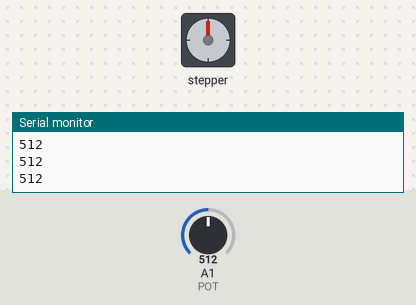
A sketch run on a simulated Arduino Uno, built with avr-gcc and run on an emulated ATmega328P. Shown: stepper motor, the last lines printed to the serial monitor. Wiring (inferred from the names in the program): stepper motor driver (200 steps per turn assumed): step pin 2; direction pin 3. The inputs (shaded band) are chosen by the test bench; at power-on: A1 (POT) = 512.

Above: at 1.2 s.
1.3 s: A1 (POT) set to 716
At 1.65 s:
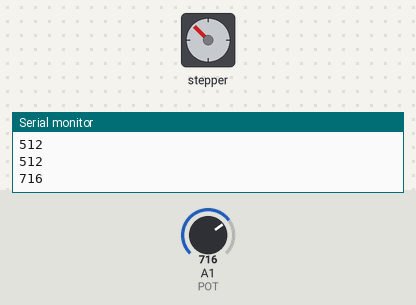
At 2.0 s:
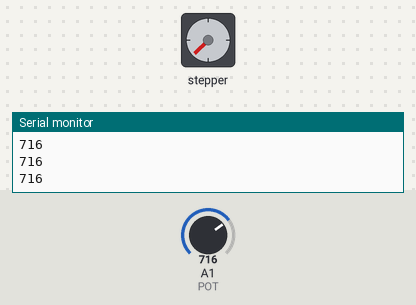
4.3 s: A1 (POT) set to 900
At 4.77 s:
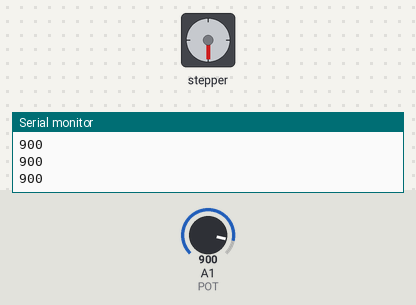
7.3 s: A1 (POT) set to 1010
At 7.52 s:
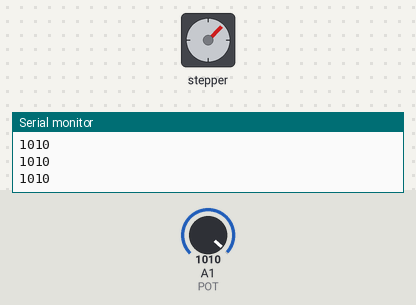
10.3 s: A1 (POT) set to 1023
13.3 s: A1 (POT) set to 990
16.3 s: A1 (POT) set to 122
Timing chart, 0 to 66.8 s (numbered marks = the images above; inputs shaded):
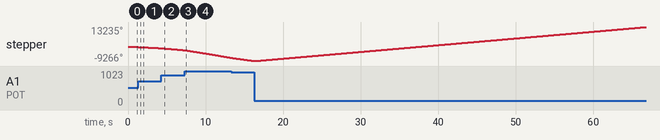

Measured:
- after the input at 1.3 s, stepper: keeps turning counter-clockwise at about 254°/s, starting at once

The sketch:

TMC2209Test1.ino
```cpp
#define DIR 3
#define STEP 2
#define POT A1

//#define is used to set pins.
//DIR on the driver controlls direction
//STEP on the driver is what is used to drive the motor

//We can use MS1 and MS2 (look at the pinout for TMC2209) to set micro steps.
//in this case, i have not defined it, but i can do #define MS1 and MS2
//not setting MS1 and MS2 makes it so that 1600 steps are a full rotation of the motor.

//MS1 = LOW, MS2 = LOW = 8 microsteps
//MS1 = HIGH, MS2 = LOW = 32 microsteps
//MS1 = LOW, MS2 = HIGH = 64 microsteps
//MS1 = HIGH, MS2 = HIGH = 16 microsteps (yes, 16. i thought it would be 128 as well. its weird.)

//Again, we do not define MS1 and MS2, so we dont set it to any voltage. therefore, they are both LOW, so we are at 8 microsteps.

// how microsteps work, first you need to know that on a regular stepper, 200 steps is a revolution
// if microsteps is 8, then we multiply each step into 8 little steps. hence, now it is 1600 steps.

void setup() {
  // of course, DIR and STEP are set to output, because we are sending a signal to the stepper driver.
  pinMode(DIR, OUTPUT);
  pinMode(STEP, OUTPUT);

//We set DIR to LOW, but it can be set to high to change direction.
//it does not have to be set here, but in this case i did it just for testing.
  digitalWrite(DIR, LOW);
  Serial.begin(9600);
}


//A step happens when STEP is sent a HIGH signal, followed by a LOW signal. this rotates the motor a small amount.
//A delay is put between the HIGH and LOW to control speed. lower delay = faster, longer delay = slower

void step(int speed, int steps){
  for(int i = 0; i < steps; i++){
    digitalWrite(STEP, HIGH);
    delayMicroseconds(speed);
    digitalWrite(STEP, LOW);
    delayMicroseconds(speed);
  }
}

void turnPlanetary(int turns, int speed){
  step(speed, (1600 * 4.5) * turns);
}

void potvaluedrive() {
    int value = analogRead(POT);
    int minSpeed = 1000;     // Fastest (microseconds)
    int maxSpeed = 5000;   // Slowest (microseconds)
    int deadzone = 25;     // Half-width of deadzone around center
    int center = 512;

    if (value < center - deadzone) {
        digitalWrite(DIR, HIGH);
        int speed = map(value, center - deadzone - 1, 0,maxSpeed, minSpeed);
        step(speed, 25);
    }
    else if (value > center + deadzone) {
        digitalWrite(DIR, LOW);
        int speed = map(value, center + deadzone + 1, 1023, maxSpeed, minSpeed);
        step(speed, 25);
    }
    else {
        step(0, 0);
    }
}

void loop() {
  Serial.println(analogRead(POT));
  potvaluedrive();
}
```
